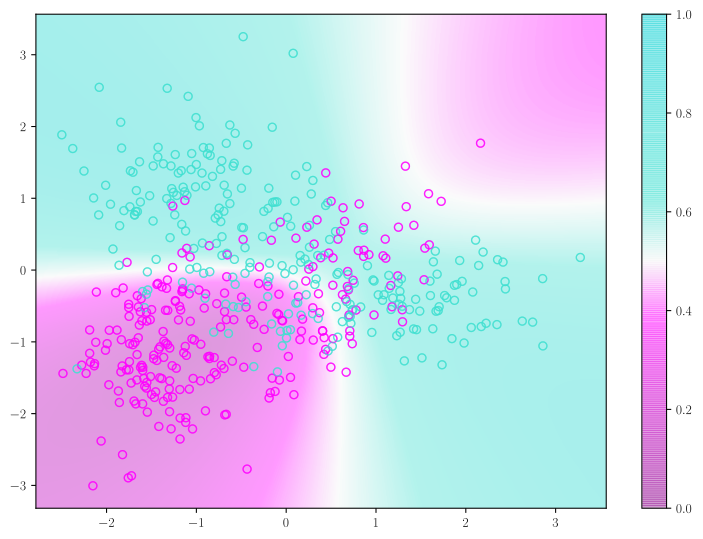

Write the Python code that produced this figure.
import matplotlib as mpl
import matplotlib.pyplot as plt
import numpy as np
from matplotlib.colors import LinearSegmentedColormap

mpl.rc("text", usetex=True)
mpl.rc("font", family="serif")


white = mpl.colors.to_rgb("whitesmoke")
dturq = mpl.colors.to_rgb("darkturquoise")
turq = mpl.colors.to_rgb("turquoise")
dmage = mpl.colors.to_rgb("darkmagenta")
mage = mpl.colors.to_rgb("magenta")

cdict3 = {
    "red": (
        (0.0, dmage[0], dmage[0]),
        (0.375, mage[0], mage[0]),
        (0.5, white[0], white[0]),
        (0.625, turq[0], turq[0]),
        (1.0, dturq[0], dturq[0]),
    ),
    "green": (
        (0.0, dmage[1], dmage[1]),
        (0.375, mage[1], mage[1]),
        (0.5, white[1], white[1]),
        (0.625, turq[1], turq[1]),
        (1.0, dturq[1], dturq[1]),
    ),
    "blue": (
        (0.0, dmage[2], dmage[2]),
        (0.375, mage[2], mage[2]),
        (0.5, white[2], white[2]),
        (0.625, turq[2], turq[2]),
        (1.0, dturq[2], dturq[2]),
    ),
    "alpha": ((0.0, 0.4, 0.4), (1.0, 0.4, 0.4)),
}

colormap = LinearSegmentedColormap("whatever", cdict3)


def decision_contour(model, X, y, fig, ax, cmap=colormap, alpha=0.4):
    cm = cmap
    y_color = np.array([1.0 if target == 1 else 0.0 for target in y])

    x_points, y_points = fig.get_size_inches() * fig.dpi / 10
    x_points = int(x_points)
    y_points = int(y_points)

    x_min, x_max = ax.get_xlim()
    y_min, y_max = ax.get_ylim()

    xx, yy = np.meshgrid(np.linspace(x_min, x_max, 5 * x_points), np.linspace(y_min, y_max, 5 * y_points))
    all_ = np.c_[xx.ravel(), yy.ravel()]

    probs = model.predict_prob(all_)
    probs = probs[:, 0].reshape(xx.shape)
    con = ax.imshow(
        probs,
        extent=[x_min, x_max, y_min, y_max],
        origin="lower",
        cmap=cm,
        aspect="auto",
        vmin=0,
        vmax=1,
    )
    cbar = plt.colorbar(con, ax=ax)
    cbar.solids.set_rasterized(True)
    # cbar.solids.set_edgecolor("face")


class QDA:
    def fit(self, X, t):
        self.priors = dict()
        self.means = dict()
        self.covs = dict()

        self.classes = np.unique(t)

        for c in self.classes:
            X_c = X[t == c]
            self.priors[c] = X_c.shape[0] / X.shape[0]
            self.means[c] = np.mean(X_c, axis=0)
            self.covs[c] = np.cov(X_c, rowvar=False)

    def predict(self, X):
        preds = list()
        for x in X:
            posts = list()
            for c in self.classes:
                prior = np.log(self.priors[c])
                inv_cov = np.linalg.inv(self.covs[c])
                inv_cov_det = np.linalg.det(inv_cov)
                diff = x - self.means[c]
                likelihood = 0.5 * np.log(inv_cov_det) - 0.5 * diff.T @ inv_cov @ diff
                post = prior + likelihood
                posts.append(post)
            pred = self.classes[np.argmax(posts)]
            preds.append(pred)
        return np.array(preds)

    def predict_prob(self, X):
        probs = np.zeros((X.shape[0], len(self.classes)))
        for idx, x in enumerate(X):
            posts = list()
            for c in self.classes:
                prior = np.log(self.priors[c])
                inv_cov = np.linalg.inv(self.covs[c])
                inv_cov_det = np.linalg.det(inv_cov)
                diff = x - self.means[c]
                likelihood = 0.5 * np.log(inv_cov_det) - 0.5 * diff.T @ inv_cov @ diff
                post = prior + likelihood
                posts.append(post)
            probs[idx] = np.array(posts) / np.array(posts).sum()
        return np.array(probs)


data = np.loadtxt("../data.csv", delimiter=",", skiprows=1)

X = data[:, 0:2]
t = data[:, 2]

qda = QDA()
qda.fit(X, t)
preds = qda.predict(X)


# Figure
fig = plt.figure(figsize=(1400 / 96, 1400 / (96 * 1.8)), dpi=96)
ax = fig.add_subplot(111)


# # Scatter
ax.scatter(
    x=X[t == 0, 0],
    y=X[t == 0, 1],
    c="none",
    edgecolor="magenta",
    alpha=0.8,
    label="Pred 0",
    zorder=2,
)
ax.scatter(
    x=X[t == 1, 0],
    y=X[t == 1, 1],
    c="none",
    edgecolor="turquoise",
    alpha=0.8,
    label="Pred 1",
    zorder=2,
)
ax.scatter(x=X[t == 1, 0], y=X[t == 1, 1], c="none", edgecolor="turquoise", alpha=0.4, zorder=2)
ax.scatter(x=X[t == 0, 0], y=X[t == 0, 1], c="none", edgecolor="magenta", alpha=0.4, zorder=2)
decision_contour(qda, X, t, fig, ax, cmap=colormap)

plt.tight_layout()
plt.savefig("decision_boundary.png", bbox_inches="tight")
plt.show()
